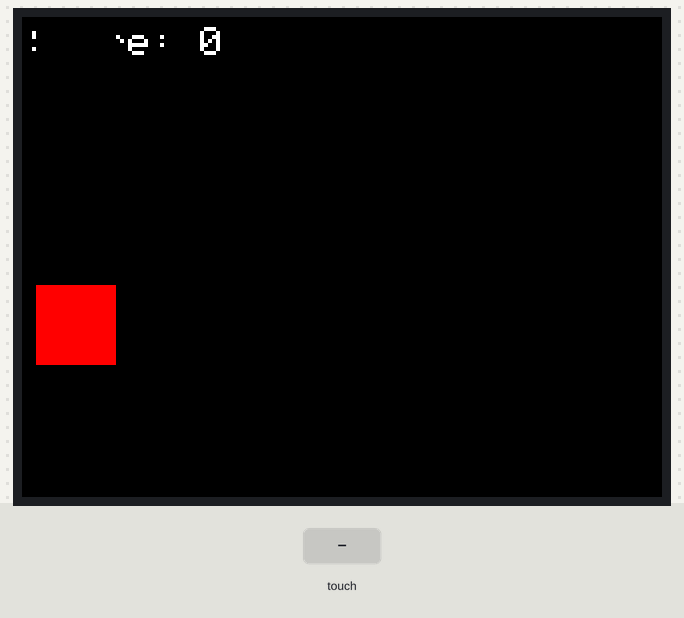
This sketch was run on a simulated Arduino Uno, built with avr-gcc and run on an emulated ATmega328P. Shown: 320×240 colour display. The inputs (shaded band) are chosen by the test bench. Random numbers use the default seed unless the sketch sets one.

Above: at 1.4 s.
1.5 s: touch panel pressed at 13 % / 90 % of its raw x / y range
At 1.89 s:
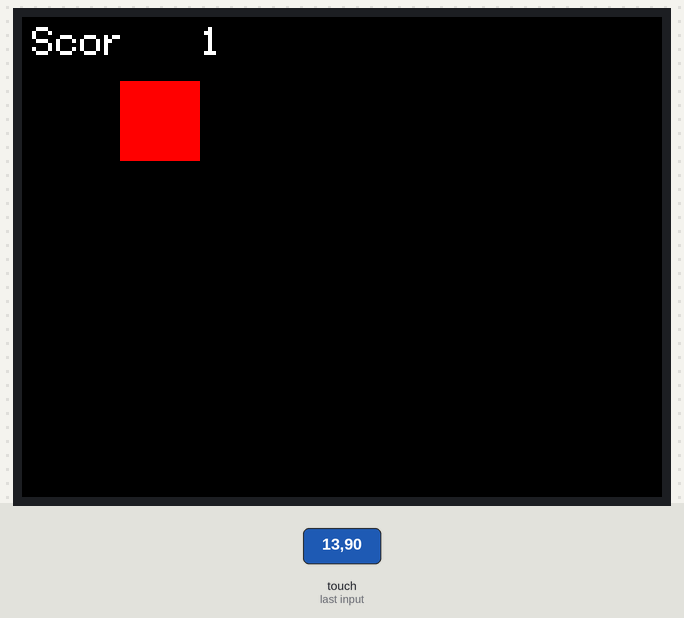
At 4.0 s:
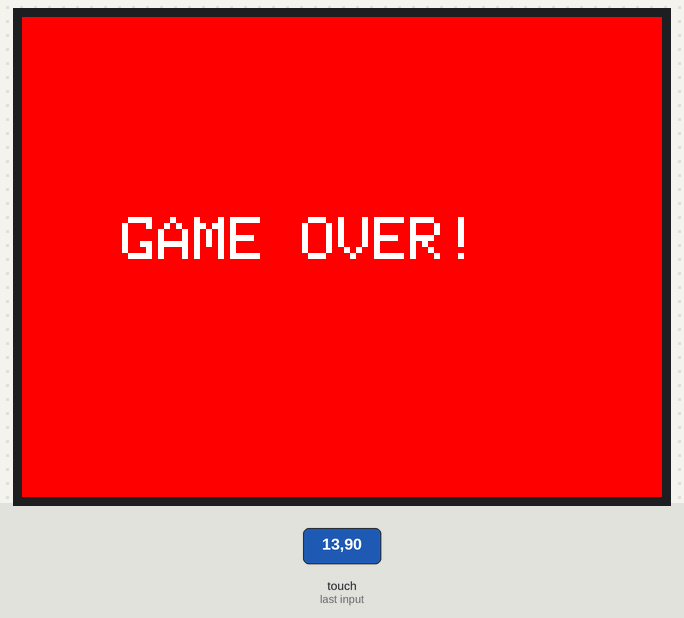
7.3 s: touch panel pressed at 87 % / 10 % of its raw x / y range
At 8.97 s:
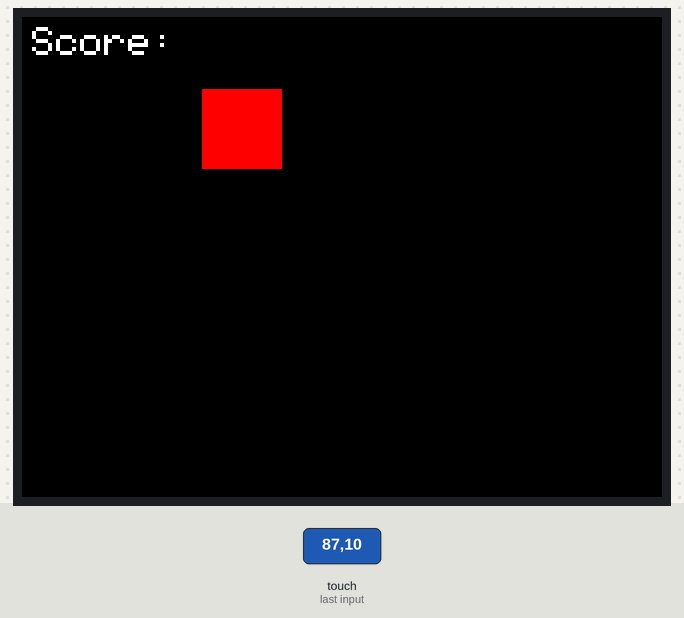
Timing chart, 0 to 10.5 s (numbered marks = the images above; inputs shaded):
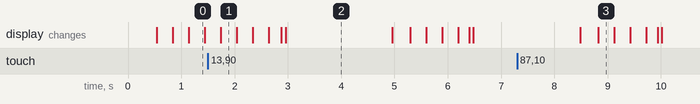

The sketch:

TFT_Display_Game.ino
```cpp
#include <Adafruit_GFX.h>
#include <MCUFRIEND_kbv.h>
#include <TouchScreen.h>

MCUFRIEND_kbv tft;

// Touchscreen pins for most 2.4" TFT shields
#define YP A3
#define XM A2
#define YM 9
#define XP 8

// Pressure thresholds
#define MINPRESSURE 10
#define MAXPRESSURE 1000

TouchScreen ts = TouchScreen(XP, YP, XM, YM, 300);

// Game Variables
int targetX, targetY;
int targetSize = 40;
int score = 0;
float speed = 2.0;
bool gameRunning = true;

void setup() {
    uint16_t ID = tft.readID();
    tft.begin(ID);
    tft.setRotation(1); // Landscape
    resetGame();
}

void resetGame() {
    tft.fillScreen(0x0000); // Black
    score = 0;
    speed = 2.0;
    spawnTarget();
    updateScore();
}

void spawnTarget() {
    // Erase old target
    tft.fillRect(targetX, targetY, targetSize, targetSize, 0x0000);
    // New position
    targetX = random(0, tft.width() - targetSize);
    targetY = 0;
}

void updateScore() {
    tft.fillRect(0, 0, 100, 20, 0x0000);
    tft.setCursor(5, 5);
    tft.setTextColor(0xFFFF);
    tft.setTextSize(2);
    tft.print("Score: ");
    tft.print(score);
}

void loop() {
    // 1. Move target down
    tft.fillRect(targetX, targetY, targetSize, targetSize, 0x0000); // Clear old
    targetY += (int)speed;
    tft.fillRect(targetX, targetY, targetSize, targetSize, 0xF800); // Red Square

    // 2. Check for "Ground" Hit (Game Over)
    if (targetY + targetSize >= tft.height()) {
        tft.fillScreen(0xF800);
        tft.setCursor(50, 100);
        tft.setTextSize(3);
        tft.setTextColor(0xFFFF);
        tft.print("GAME OVER!");
        delay(2000);
        resetGame();
    }

    // 3. Check for Touch
    TSPoint p = ts.getPoint();

    // Restore pins after touch (needed for some TFT shields)
    pinMode(YP, OUTPUT);
    pinMode(XM, OUTPUT);

    if (p.z > MINPRESSURE && p.z < MAXPRESSURE) {
        // Map touch coordinates to screen coordinates
        // Note: You might need to adjust these map values based on your specific screen
        int touchX = map(p.y, 900, 100, 0, tft.width());
        int touchY = map(p.x, 900, 100, 0, tft.height());

        // Check if touch is inside the square
        if (touchX >= targetX && touchX <= (targetX + targetSize) &&
            touchY >= targetY && touchY <= (targetY + targetSize)) {

            score++;
            speed += 0.2; // Increase difficulty
            spawnTarget();
            updateScore();
        }
    }
    delay(10);
}
```

Measured:
- what the display in image 2 shows lasts 2.0 s, from 3.0 s to 5.0 s
